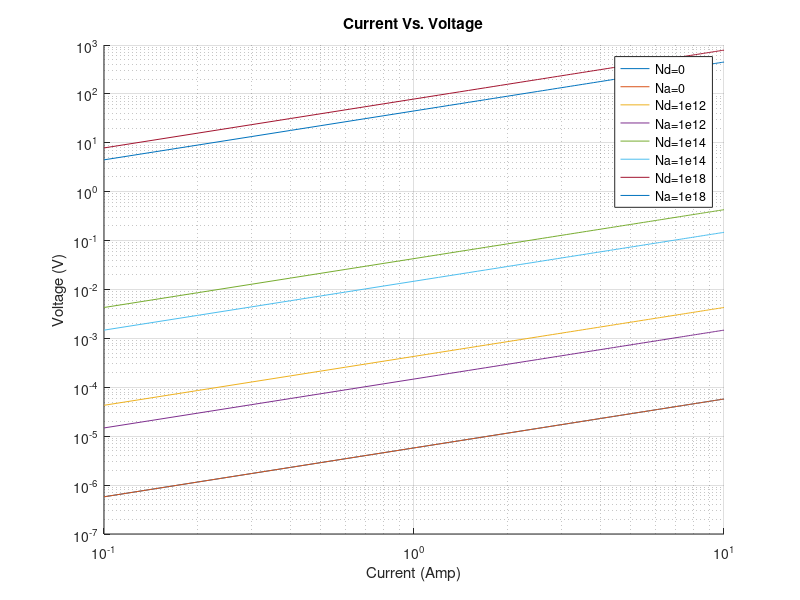

This figure's MATLAB source:
%%Author: Youthawin Philavastvanid (Bear) 
%%File  : ECE416_sim1_1.m
%%Date  : Oct 27, 2016
%%Desc  : Current Vs Voltage

%%Referred: ECE416_sim1_2.m

clear

%Defining Const
NDref = 6.948e-18;
NAref = 3.745e-18;
SiL = 0.5;
SiA = 1;
unmin = 88;
upmin = 54.3;
un0 = 1252;
up0 = 407;
ni = 1e10;
q = 1.60e-19;


ROH = [];

%Defining Dopants concentrations
N = [0 1.0e12 1.0e14 1.0e18];

%Calculating un, up
un = unmin + un0 ./ (1 + (N*NDref));
up = upmin + up0 ./ (1 + (N*NAref));

%Calculating Resistivity w/ respect to type
for i = 1:2
      roh = [0 0 0 0];
      if i == 1 %N-type: n = Nd
           n = N;
           roh = ((un.*n)*q).^-1;

      elseif i == 2 %P-type: p = Na
           p = N;
           roh = ((up.*p)*q).^-1;

      end

      %If n = 0 -> roh = Inf; Si is intrinsic
      temp = ((un*ni + up*ni)*q).^-1;
      roh(isinf(roh)) = temp(1);
      ROH = [ROH; roh];
end

R = ROH*SiL/SiA;
V = 0:0.1:10;
I = V./R(:);

hold all

%Plotting
close 

%plot(N, un, N, up);
title('Current Vs. Voltage');
loglog(V,I);
grid;
xlabel('Current (Amp)');
ylabel('Voltage (V)');
%legend('Nd=0', 'Nd=1e12', 'Nd=1e14', 'Nd=1e18', ...
%       'Na=0', 'Na=1e12', 'Na=1e14', 'Na=1e18');
legend('Nd=0', 'Na=0', 'Nd=1e12', 'Na=1e12', ...
       'Nd=1e14', 'Na=1e14', 'Nd=1e18', 'Na=1e18');
